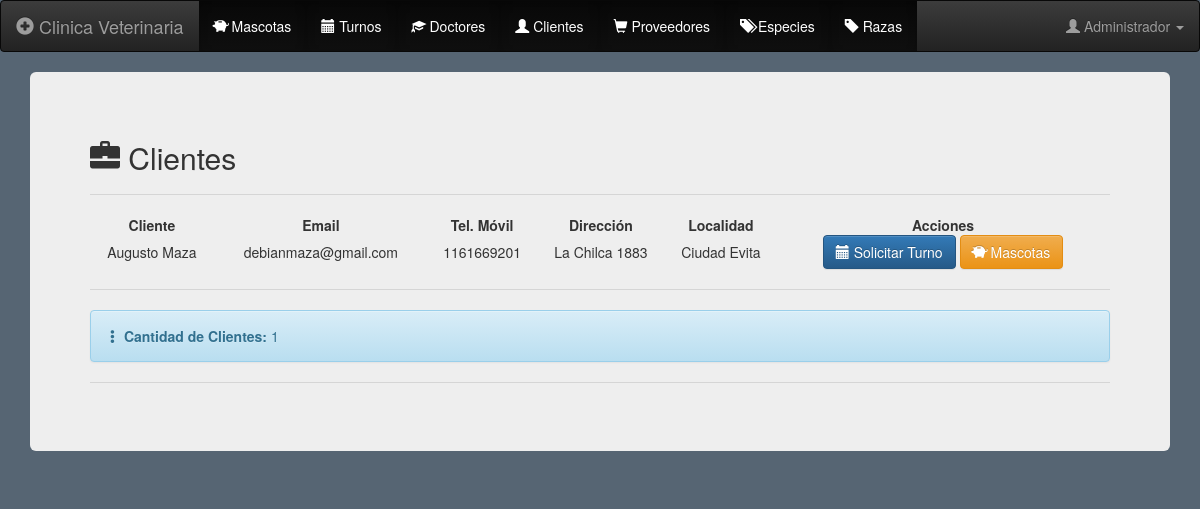
/clientes (signed in), run on the app's committed database.
### app/models.py (models this page shows)
class User(db.Model, UserMixin):
    id = db.Column(db.Integer, primary_key=True, autoincrement=True)
    name = db.Column(db.String(150), unique=True)
    user = db.Column(db.String(150), unique=True)
    email = db.Column(db.String(150), unique=True)
    cellphone =db.Column(db.String(10))
    address = db.Column(db.String(200))
    localization = db.Column(db.String(300))
    password = db.Column(db.String(150))
    user_type = db.Column(db.String(150))
    role = db.Column(db.Integer)

### app/views.py (the view)
@views.route('/clientes')
@login_required
def costumer():
	costumers = User.query.filter_by(user_type="cliente")
	count = User.query.filter_by(user_type="cliente").count()
	return render_template('clientes.html', costumers=costumers, count=count, user=current_user)

### app/__init__.py (called while the page is built)
def create_app():
	app = Flask(__name__)
	app.config['SECRET_KEY'] = 'veterinaria'
	app.config['SQLALCHEMY_TRACK_MODIFICATIONS'] = True
	app.config['SQLALCHEMY_DATABASE_URI'] = f'sqlite:///{DB_NAME}'
	db.init_app(app)
	from .views import views
	from .auth import auth
	app.register_blueprint(views, url_prefix='/')
	app.register_blueprint(auth, url_prefix='/')
	from .models import User, Pets, Races, Animal
	create_database(app)
	login_manager = LoginManager()
	login_manager.login_view = 'auth.login'
	login_manager.init_app(app)
	@login_manager.user_loader
	def load_user(id):
		return User.query.get(int(id))
	return app

### app/templates/clientes.html (shortened to what this page needs)
{% extends "index.html" %}
{% block content %}
  <div class="container-fluid">
    <div class="jumbotron">
      <h2><span class="glyphicon glyphicon-briefcase" aria-hidden="true"></span> Clientes</h2><hr>
  <table class="display compact" style="width:100%" id="clientesTable">
    <thead>
      <tr>
        <th class='text-nowrap text-center'>Cliente</th>
        <th class='text-nowrap text-center'>Email</th>
        <th class='text-nowrap text-center'>Tel. Móvil</th>
        <th class='text-nowrap text-center'>Dirección</th>
        <th class='text-nowrap text-center'>Localidad</th>
        <th class='text-nowrap text-center'>Acciones</th>
      </tr>
    </thead>
    <tbody>
      {% for costumer in costumers %}
        <tr>
          <td align="center">{{ costumer.name }}</td>
          <td align="center">{{ costumer.email }}</td>
          <td align="center">{{ costumer.cellphone }}</td>
          <td align="center">{{ costumer.address }}</td>
          <td align="center">{{ costumer.localization }}</td>
          <td class='text-nowrap' align="center">
              <a href="/turnos/{{ costumer.id }}" class="btn btn-primary "><span class="glyphicon glyphicon-calendar" aria-hidden="true"></span> Solicitar Turno</a>
              <a href="/mascotas/{{ costumer.id }}" class="btn btn-warning "><span class="glyphicon glyphicon-piggy-bank" aria-hidden="true"></span> Mascotas</a>
          </td>
        </tr>
      {% endfor %}
    </tbody>
  </table><hr>
  <div class="alert alert-info"><span class="glyphicon glyphicon-option-vertical" aria-hidden="true"></span> <strong>Cantidad de Clientes:</strong> {{ count }} </div><hr>
</div>
</div>
{% endblock %}

### app/templates/index.html (shortened to what this page needs)
<!DOCTYPE html>
<html lang="es">
<head>
  <link rel="stylesheet" href="{{ url_for('static', filename='skeleton/css/bootstrap.min.css') }}" >
    <link rel="stylesheet" href="{{ url_for('static', filename='skeleton/css/bootstrap-theme.css') }}" >
    <link rel="stylesheet" href="{{ url_for('static', filename='skeleton/css/bootstrap-theme.min.css') }}" >
    <link rel="stylesheet" href="{{ url_for('static', filename='skeleton/css/scrolling-nav.css') }}" >
    <link rel="stylesheet" href="{{ url_for('static', filename='skeleton/css/index.css') }}" >
    <link rel="stylesheet" href="{{ url_for('static', filename='skeleton/Chart.js/Chart.min.css') }}" >
    <link rel="stylesheet" href="{{ url_for('static', filename='skeleton/Chart.js/Chart.css') }}" >
    <link rel="stylesheet" href="{{ url_for('static', filename='skeleton/css/jquery.dataTables.min.css') }}" >
    <link rel="stylesheet" href="{{ url_for('static', filename='skeleton/dataTables/buttons.dataTables.min.css') }}" >
    <link rel="stylesheet" href="{{ url_for('static', filename='skeleton/css/buttons.dataTables.min.css') }}" >
    <link rel="stylesheet" href="{{ url_for('static', filename='skeleton/css/buttons.bootstrap.min.css') }}" >
    <link rel="stylesheet" href="{{ url_for('static', filename='skeleton/css/jquery.dataTables-1.11.5.min.css') }}" >
    <link rel="stylesheet" href="{{ url_for('static', filename='skeleton/dataTables/fixedColumns.dataTables.min.css') }}" >
</head>
<body style="background-color:  #566573;" onload="nobackbutton();">
<nav class="navbar navbar-inverse">
  <div class="container-fluid">
    <div class="navbar-header">
      {% if user.is_authenticated %}
      <a class="navbar-brand" href="/main"><span class="glyphicon glyphicon-plus-sign" aria-hidden="true"></span> Clinica Veterinaria</a>
      {% else %}
      <a class="navbar-brand" href="/"><span class="glyphicon glyphicon-plus-sign" aria-hidden="true"></span> Clinica Veterinaria</a>
      {% endif %}
    </div>
    <ul class="nav navbar-nav">
      {% if user.is_authenticated %}
      {% if user.name == "Administrador" %}
      <li class="active"><a href="/mascotas"><span class="glyphicon glyphicon-piggy-bank" aria-hidden="true"></span> Mascotas</a></li>
      <li class="active"><a href="/turnos"><span class="glyphicon glyphicon-calendar" aria-hidden="true"></span> Turnos</a></li>
      <li class="active"><a href="/doctores"><span class="glyphicon glyphicon-education" aria-hidden="true"></span> Doctores</a></li>
      <li class="active"><a href="/clientes"><span class="glyphicon glyphicon-user" aria-hidden="true"></span> Clientes</a></li>
      <li class="active"><a href="/proovedores"><span class="glyphicon glyphicon-shopping-cart" aria-hidden="true"></span> Proveedores</a></li>
      <li class="active"><a href="/especies"><span class="glyphicon glyphicon-tags" aria-hidden="true"></span> Especies</a></li>
      <li class="active"><a href="/razas"><span class="glyphicon glyphicon-tag" aria-hidden="true"></span> Razas</a></li>
      {% else%}
      <li class="active"><a href="/mascotas/{{ user.id }}"><span class="glyphicon glyphicon-certificate" aria-hidden="true"></span> Mis Mascotas</a></li>
      <li class="active"><a href="/turnos/{{ user.id }}"><span class="glyphicon glyphicon-calendar" aria-hidden="true"></span> Mis Turnos</a></li>
      {% endif %}
    </ul>
    <ul class="nav navbar-nav navbar-right">
      <li class="dropdown">
        <a class="dropdown-toggle" data-toggle="dropdown" href="#"><span class="glyphicon glyphicon-user" aria-hidden="true"></span> {{ user.name }}
        <span class="caret"></span></a>
      </li>
    </ul>
      {% else %}
      <li class="active"><a href="password"><span class="glyphicon glyphicon-exclamation-sign" aria-hidden="true"></span> Olvidé mi Password</a></li>
      <li><a href="sign-up"><span class="glyphicon glyphicon-flash" aria-hidden="true"></span> Resgistrarse</a></li>
    {% endif %}
  </div>
</nav>
  <div class="container-fluid">
  {% block content %}{% endblock %}
  </div>
</body>
</html>

### data on the page
User: name "Administrador"
User: name "Augusto Maza", email "debianmaza@gmail.com", cellphone "1161669201", address "La Chilca 1883", localization "Ciudad Evita"

### other printed values
{{ count }} "1"
